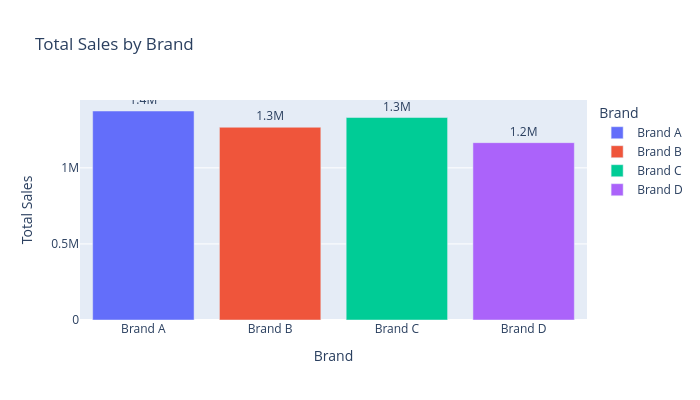

Write notebook code for a chart like this one.
### Markdown cell above
# B. Sales by Brand

### Code cell
# Group by 'Brand' and calculate total sales
brand_sales = df.groupby('Brand')['Sales'].sum().reset_index()

# Create a bar chart for sales by brand
fig_brand = px.bar(brand_sales, 
                   x='Brand', y='Sales',
                   labels={'Brand': 'Brand', 'Sales': 'Total Sales'},
                   title='Total Sales by Brand',
                   color='Brand',
                   text='Sales',  # Add labels above the bars
                   height=400,  # Resize height
                   width=700)  # Resize width
fig_brand.update_traces(texttemplate='%{text:.2s}', textposition='outside')  # Shortened text format
fig_brand.show()

### Figure 1 — Plotly figure (JSON) as saved in the notebook; plotly's stock layout.template omitted (floating-point values rounded to 4 significant figures)
{"data": [{"hovertemplate": "Brand=%{x}<br>Total Sales=%{text}<extra></extra>", "legendgroup": "Brand A", "marker": {"color": "#636efa", "pattern": {"shape": ""}}, "name": "Brand A", "orientation": "v", "showlegend": true, "text": [1373000.0], "textposition": "outside", "texttemplate": "%{text:.2s}", "type": "bar", "x": ["Brand A"], "xaxis": "x", "y": [1373000.0], "yaxis": "y"}, {"hovertemplate": "Brand=%{x}<br>Total Sales=%{text}<extra></extra>", "legendgroup": "Brand B", "marker": {"color": "#EF553B", "pattern": {"shape": ""}}, "name": "Brand B", "orientation": "v", "showlegend": true, "text": [1267000.0], "textposition": "outside", "texttemplate": "%{text:.2s}", "type": "bar", "x": ["Brand B"], "xaxis": "x", "y": [1267000.0], "yaxis": "y"}, {"hovertemplate": "Brand=%{x}<br>Total Sales=%{text}<extra></extra>", "legendgroup": "Brand C", "marker": {"color": "#00cc96", "pattern": {"shape": ""}}, "name": "Brand C", "orientation": "v", "showlegend": true, "text": [1331000.0], "textposition": "outside", "texttemplate": "%{text:.2s}", "type": "bar", "x": ["Brand C"], "xaxis": "x", "y": [1331000.0], "yaxis": "y"}, {"hovertemplate": "Brand=%{x}<br>Total Sales=%{text}<extra></extra>", "legendgroup": "Brand D", "marker": {"color": "#ab63fa", "pattern": {"shape": ""}}, "name": "Brand D", "orientation": "v", "showlegend": true, "text": [1165000.0], "textposition": "outside", "texttemplate": "%{text:.2s}", "type": "bar", "x": ["Brand D"], "xaxis": "x", "y": [1165000.0], "yaxis": "y"}], "layout": {"barmode": "relative", "height": 400, "legend": {"title": {"text": "Brand"}, "tracegroupgap": 0}, "title": {"text": "Total Sales by Brand"}, "width": 700, "xaxis": {"anchor": "y", "categoryarray": ["Brand A", "Brand B", "Brand C", "Brand D"], "categoryorder": "array", "domain": [0, 1], "title": {"text": "Brand"}}, "yaxis": {"anchor": "x", "domain": [0, 1], "title": {"text": "Total Sales"}}}}
